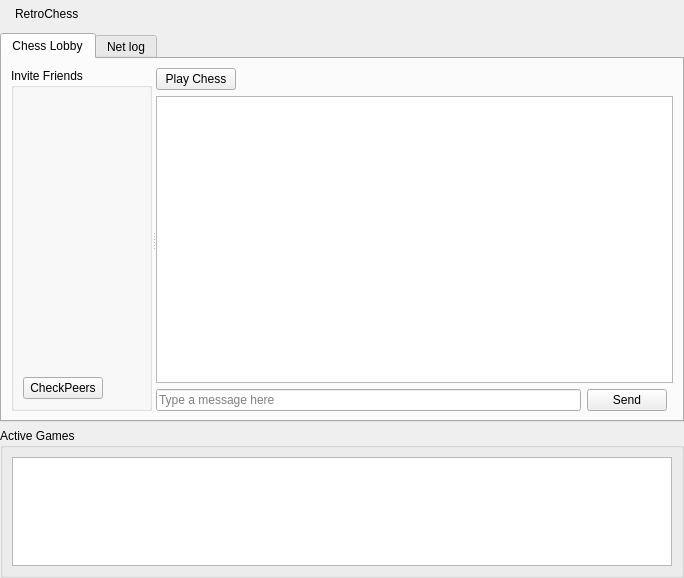
<?xml version="1.0" encoding="UTF-8"?>
<ui version="4.0">
 <class>NEMainpage</class>
 <widget class="QWidget" name="NEMainpage">
  <property name="geometry">
   <rect>
    <x>0</x>
    <y>0</y>
    <width>684</width>
    <height>578</height>
   </rect>
  </property>
  <property name="windowTitle">
   <string>Form</string>
  </property>
  <layout class="QGridLayout" name="gridLayout_6">
   <property name="leftMargin">
    <number>0</number>
   </property>
   <property name="topMargin">
    <number>0</number>
   </property>
   <property name="rightMargin">
    <number>0</number>
   </property>
   <property name="bottomMargin">
    <number>0</number>
   </property>
   <item row="0" column="0">
    <widget class="QFrame" name="titleBarFrame">
     <property name="sizePolicy">
      <sizepolicy hsizetype="Preferred" vsizetype="Maximum">
       <horstretch>0</horstretch>
       <verstretch>0</verstretch>
      </sizepolicy>
     </property>
     <property name="frameShape">
      <enum>QFrame::NoFrame</enum>
     </property>
     <property name="frameShadow">
      <enum>QFrame::Raised</enum>
     </property>
     <layout class="QHBoxLayout" name="horizontalLayout_2">
      <property name="leftMargin">
       <number>2</number>
      </property>
      <property name="topMargin">
       <number>2</number>
      </property>
      <property name="rightMargin">
       <number>2</number>
      </property>
      <property name="bottomMargin">
       <number>2</number>
      </property>
      <item>
       <widget class="QLabel" name="titleBarPixmap">
        <property name="maximumSize">
         <size>
          <width>24</width>
          <height>24</height>
         </size>
        </property>
        <property name="text">
         <string/>
        </property>
        <property name="pixmap">
         <pixmap resource="RetroChess_images.qrc">:/images/retrochess.png</pixmap>
        </property>
        <property name="scaledContents">
         <bool>true</bool>
        </property>
       </widget>
      </item>
      <item>
       <widget class="StyledLabel" name="titleBarLabel">
        <property name="text">
         <string>RetroChess</string>
        </property>
       </widget>
      </item>
      <item>
       <spacer>
        <property name="orientation">
         <enum>Qt::Horizontal</enum>
        </property>
        <property name="sizeHint" stdset="0">
         <size>
          <width>123</width>
          <height>13</height>
         </size>
        </property>
       </spacer>
      </item>
      <item>
       <widget class="QToolButton" name="helpButton">
        <property name="focusPolicy">
         <enum>Qt::NoFocus</enum>
        </property>
        <property name="icon">
         <iconset>
          <normaloff>:/icons/help_64.png</normaloff>:/icons/help_64.png</iconset>
        </property>
        <property name="checkable">
         <bool>true</bool>
        </property>
        <property name="autoRaise">
         <bool>true</bool>
        </property>
       </widget>
      </item>
     </layout>
    </widget>
   </item>
   <item row="1" column="0">
    <widget class="QTabWidget" name="tabWidget">
     <property name="currentIndex">
      <number>0</number>
     </property>
     <widget class="QWidget" name="tab">
      <attribute name="title">
       <string>Chess Lobby</string>
      </attribute>
      <layout class="QGridLayout" name="gridLayout_3">
       <item row="0" column="0">
        <widget class="QSplitter" name="splitter">
         <property name="orientation">
          <enum>Qt::Horizontal</enum>
         </property>
         <widget class="QGroupBox" name="groupBox_2">
          <property name="title">
           <string>Invite Friends</string>
          </property>
          <layout class="QGridLayout" name="gridLayout_5">
           <item row="0" column="0" colspan="2">
            <widget class="FriendSelectionWidget" name="friendSelectionWidget" native="true">
             <property name="contextMenuPolicy">
              <enum>Qt::CustomContextMenu</enum>
             </property>
            </widget>
           </item>
           <item row="1" column="0">
            <widget class="QPushButton" name="filterPeersButton">
             <property name="text">
              <string>CheckPeers</string>
             </property>
            </widget>
           </item>
           <item row="1" column="1">
            <spacer name="horizontalSpacer_2">
             <property name="orientation">
              <enum>Qt::Horizontal</enum>
             </property>
             <property name="sizeHint" stdset="0">
              <size>
               <width>41</width>
               <height>20</height>
              </size>
             </property>
            </spacer>
           </item>
          </layout>
         </widget>
         <widget class="QWidget" name="layoutWidget">
          <layout class="QGridLayout" name="gridLayout">
           <item row="0" column="0" colspan="3">
            <layout class="QHBoxLayout" name="horizontalLayout">
             <item>
              <widget class="QPushButton" name="playButton">
               <property name="text">
                <string>Play Chess</string>
               </property>
              </widget>
             </item>
             <item>
              <spacer name="horizontalSpacer">
               <property name="orientation">
                <enum>Qt::Horizontal</enum>
               </property>
               <property name="sizeHint" stdset="0">
                <size>
                 <width>475</width>
                 <height>20</height>
                </size>
               </property>
              </spacer>
             </item>
            </layout>
           </item>
           <item row="1" column="0" colspan="3">
            <widget class="QListWidget" name="listWidget"/>
           </item>
           <item row="2" column="0">
            <widget class="QLineEdit" name="msgInput">
             <property name="placeholderText">
              <string>Type a message here</string>
             </property>
            </widget>
           </item>
           <item row="2" column="1">
            <widget class="QPushButton" name="broadcastButton">
             <property name="text">
              <string>Send</string>
             </property>
            </widget>
           </item>
          </layout>
         </widget>
        </widget>
       </item>
      </layout>
     </widget>
     <widget class="QWidget" name="tab_2">
      <attribute name="title">
       <string>Net log</string>
      </attribute>
      <layout class="QGridLayout" name="gridLayout_2">
       <item row="0" column="0">
        <widget class="QListWidget" name="netLogWidget"/>
       </item>
      </layout>
     </widget>
    </widget>
   </item>
   <item row="2" column="0">
    <widget class="QGroupBox" name="groupBox">
     <property name="sizePolicy">
      <sizepolicy hsizetype="Preferred" vsizetype="Preferred">
       <horstretch>0</horstretch>
       <verstretch>0</verstretch>
      </sizepolicy>
     </property>
     <property name="maximumSize">
      <size>
       <width>16777215</width>
       <height>150</height>
      </size>
     </property>
     <property name="title">
      <string>Active Games</string>
     </property>
     <layout class="QGridLayout" name="gridLayout_4">
      <item row="0" column="0">
       <widget class="QListWidget" name="active_games"/>
      </item>
     </layout>
    </widget>
   </item>
  </layout>
 </widget>
 <customwidgets>
  <customwidget>
   <class>StyledLabel</class>
   <extends>QLabel</extends>
   <header>gui/common/StyledLabel.h</header>
  </customwidget>
  <customwidget>
   <class>FriendSelectionWidget</class>
   <extends>QWidget</extends>
   <header>gui/common/FriendSelectionWidget.h</header>
   <container>1</container>
  </customwidget>
 </customwidgets>
 <resources>
  <include location="RetroChess_images.qrc"/>
 </resources>
 <connections/>
</ui>
